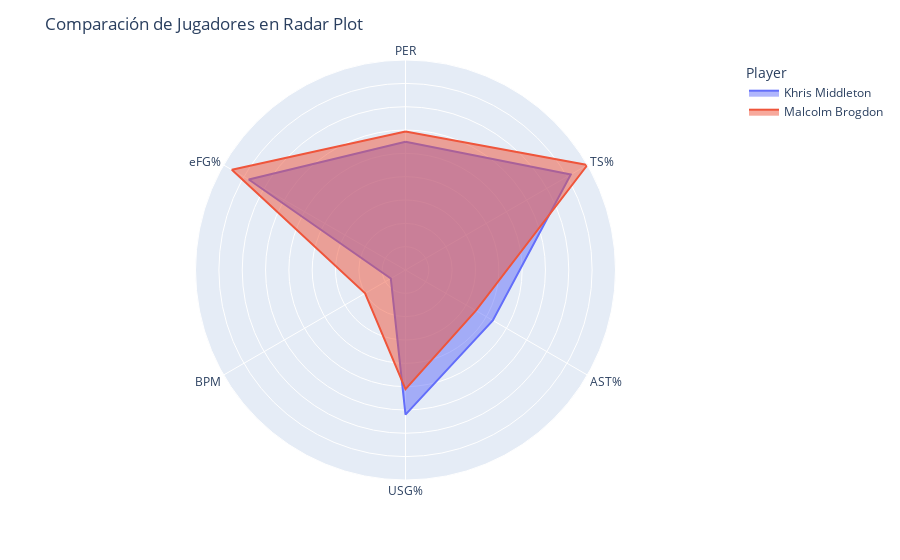

Notebook code cell kept with this figure:
### Code cell
# Define maximum values for each variable
max_values = {'PER': 30,'TS%': 0.682, 'AST%': 46.5, 'USG%': 40.5,'BPM':11,'eFG%': 0.669}

for col in combined_df.columns[1:]:
    combined_df[col] = combined_df[col] / max_values[col]

display(combined_df)

# Melt the DataFrame to reshape it for the radar plot
combined_melted = pd.melt(combined_df, id_vars=['Player'], var_name='variable', value_name='value')

# Create the radar plot
fig = px.line_polar(
    combined_melted,
    r='value',
    theta='variable',
    line_close=True,
    color='Player'  
)
fig.update_traces( # Línea exterior en negro
    fill='toself'  # Rellenar el área
)

# Añadir título al gráfico
fig.update_layout(polar_radialaxis_showticklabels=False, polar_radialaxis_showline=False,title='Comparación de Jugadores en Radar Plot')
fig.show()

### Figure 1 — Plotly figure (JSON) as saved in the notebook; plotly's stock layout.template omitted (floating-point values rounded to 4 significant figures)
{"data": [{"fill": "toself", "hovertemplate": "Player=Khris Middleton<br>value=%{r}<br>variable=%{theta}<extra></extra>", "legendgroup": "Khris Middleton", "line": {"color": "#636efa", "dash": "solid"}, "marker": {"symbol": "circle"}, "mode": "lines", "name": "Khris Middleton", "r": [0.55, 0.8182, 0.4323, 0.6198, 0.07273, 0.7758, 0.55], "showlegend": true, "subplot": "polar", "theta": ["PER", "TS%", "AST%", "USG%", "BPM", "eFG%", "PER"], "type": "scatterpolar"}, {"fill": "toself", "hovertemplate": "Player=Malcolm Brogdon<br>value=%{r}<br>variable=%{theta}<extra></extra>", "legendgroup": "Malcolm Brogdon", "line": {"color": "#EF553B", "dash": "solid"}, "marker": {"symbol": "circle"}, "mode": "lines", "name": "Malcolm Brogdon", "r": [0.5933, 0.9003, 0.3484, 0.5111, 0.2, 0.8595, 0.5933], "showlegend": true, "subplot": "polar", "theta": ["PER", "TS%", "AST%", "USG%", "BPM", "eFG%", "PER"], "type": "scatterpolar"}], "layout": {"legend": {"title": {"text": "Player"}, "tracegroupgap": 0}, "margin": {"t": 60}, "polar": {"angularaxis": {"direction": "clockwise", "rotation": 90}, "domain": {"x": [0, 1], "y": [0, 1]}, "radialaxis": {"showline": false, "showticklabels": false}}, "title": {"text": "Comparación de Jugadores en Radar Plot"}}}
